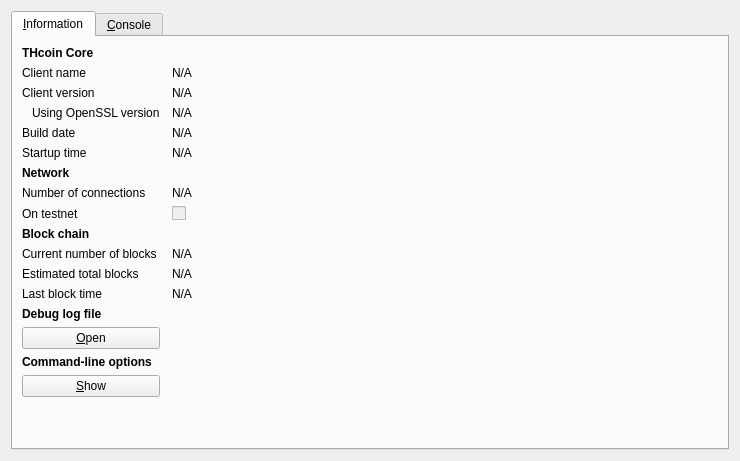
<?xml version="1.0" encoding="UTF-8"?>
<ui version="4.0">
 <class>RPCConsole</class>
 <widget class="QDialog" name="RPCConsole">
  <property name="geometry">
   <rect>
    <x>0</x>
    <y>0</y>
    <width>740</width>
    <height>450</height>
   </rect>
  </property>
  <property name="windowTitle">
   <string>THcoin - Debug window</string>
  </property>
  <layout class="QVBoxLayout" name="verticalLayout_2">
   <item>
    <widget class="QTabWidget" name="tabWidget">
     <property name="currentIndex">
      <number>0</number>
     </property>
     <widget class="QWidget" name="tab_info">
      <attribute name="title">
       <string>&amp;Information</string>
      </attribute>
      <layout class="QGridLayout" name="gridLayout" columnstretch="0,1">
       <property name="horizontalSpacing">
        <number>12</number>
       </property>
       <item row="0" column="0">
        <widget class="QLabel" name="label_9">
         <property name="font">
          <font>
           <weight>75</weight>
           <bold>true</bold>
          </font>
         </property>
         <property name="text">
          <string>THcoin Core</string>
         </property>
        </widget>
       </item>
       <item row="1" column="0">
        <widget class="QLabel" name="label_5">
         <property name="text">
          <string>Client name</string>
         </property>
        </widget>
       </item>
       <item row="1" column="1">
        <widget class="QLabel" name="clientName">
         <property name="cursor">
          <cursorShape>IBeamCursor</cursorShape>
         </property>
         <property name="text">
          <string>N/A</string>
         </property>
         <property name="textFormat">
          <enum>Qt::PlainText</enum>
         </property>
         <property name="textInteractionFlags">
          <set>Qt::LinksAccessibleByMouse|Qt::TextSelectableByKeyboard|Qt::TextSelectableByMouse</set>
         </property>
        </widget>
       </item>
       <item row="2" column="0">
        <widget class="QLabel" name="label_6">
         <property name="text">
          <string>Client version</string>
         </property>
        </widget>
       </item>
       <item row="2" column="1">
        <widget class="QLabel" name="clientVersion">
         <property name="cursor">
          <cursorShape>IBeamCursor</cursorShape>
         </property>
         <property name="text">
          <string>N/A</string>
         </property>
         <property name="textFormat">
          <enum>Qt::PlainText</enum>
         </property>
         <property name="textInteractionFlags">
          <set>Qt::LinksAccessibleByMouse|Qt::TextSelectableByKeyboard|Qt::TextSelectableByMouse</set>
         </property>
        </widget>
       </item>
       <item row="3" column="0">
        <widget class="QLabel" name="label_14">
         <property name="text">
          <string>Using OpenSSL version</string>
         </property>
         <property name="indent">
          <number>10</number>
         </property>
        </widget>
       </item>
       <item row="3" column="1">
        <widget class="QLabel" name="openSSLVersion">
         <property name="cursor">
          <cursorShape>IBeamCursor</cursorShape>
         </property>
         <property name="text">
          <string>N/A</string>
         </property>
         <property name="textFormat">
          <enum>Qt::PlainText</enum>
         </property>
         <property name="textInteractionFlags">
          <set>Qt::LinksAccessibleByMouse|Qt::TextSelectableByKeyboard|Qt::TextSelectableByMouse</set>
         </property>
        </widget>
       </item>
       <item row="4" column="0">
        <widget class="QLabel" name="label_12">
         <property name="text">
          <string>Build date</string>
         </property>
        </widget>
       </item>
       <item row="4" column="1">
        <widget class="QLabel" name="buildDate">
         <property name="cursor">
          <cursorShape>IBeamCursor</cursorShape>
         </property>
         <property name="text">
          <string>N/A</string>
         </property>
         <property name="textFormat">
          <enum>Qt::PlainText</enum>
         </property>
         <property name="textInteractionFlags">
          <set>Qt::LinksAccessibleByMouse|Qt::TextSelectableByKeyboard|Qt::TextSelectableByMouse</set>
         </property>
        </widget>
       </item>
       <item row="5" column="0">
        <widget class="QLabel" name="label_13">
         <property name="text">
          <string>Startup time</string>
         </property>
        </widget>
       </item>
       <item row="5" column="1">
        <widget class="QLabel" name="startupTime">
         <property name="cursor">
          <cursorShape>IBeamCursor</cursorShape>
         </property>
         <property name="text">
          <string>N/A</string>
         </property>
         <property name="textFormat">
          <enum>Qt::PlainText</enum>
         </property>
         <property name="textInteractionFlags">
          <set>Qt::LinksAccessibleByMouse|Qt::TextSelectableByKeyboard|Qt::TextSelectableByMouse</set>
         </property>
        </widget>
       </item>
       <item row="6" column="0">
        <widget class="QLabel" name="label_11">
         <property name="font">
          <font>
           <weight>75</weight>
           <bold>true</bold>
          </font>
         </property>
         <property name="text">
          <string>Network</string>
         </property>
        </widget>
       </item>
       <item row="7" column="0">
        <widget class="QLabel" name="label_7">
         <property name="text">
          <string>Number of connections</string>
         </property>
        </widget>
       </item>
       <item row="7" column="1">
        <widget class="QLabel" name="numberOfConnections">
         <property name="cursor">
          <cursorShape>IBeamCursor</cursorShape>
         </property>
         <property name="text">
          <string>N/A</string>
         </property>
         <property name="textFormat">
          <enum>Qt::PlainText</enum>
         </property>
         <property name="textInteractionFlags">
          <set>Qt::LinksAccessibleByMouse|Qt::TextSelectableByKeyboard|Qt::TextSelectableByMouse</set>
         </property>
        </widget>
       </item>
       <item row="8" column="0">
        <widget class="QLabel" name="label_8">
         <property name="text">
          <string>On testnet</string>
         </property>
        </widget>
       </item>
       <item row="8" column="1">
        <widget class="QCheckBox" name="isTestNet">
         <property name="enabled">
          <bool>false</bool>
         </property>
         <property name="text">
          <string/>
         </property>
        </widget>
       </item>
       <item row="9" column="0">
        <widget class="QLabel" name="label_10">
         <property name="font">
          <font>
           <weight>75</weight>
           <bold>true</bold>
          </font>
         </property>
         <property name="text">
          <string>Block chain</string>
         </property>
        </widget>
       </item>
       <item row="10" column="0">
        <widget class="QLabel" name="label_3">
         <property name="text">
          <string>Current number of blocks</string>
         </property>
        </widget>
       </item>
       <item row="10" column="1">
        <widget class="QLabel" name="numberOfBlocks">
         <property name="cursor">
          <cursorShape>IBeamCursor</cursorShape>
         </property>
         <property name="text">
          <string>N/A</string>
         </property>
         <property name="textFormat">
          <enum>Qt::PlainText</enum>
         </property>
         <property name="textInteractionFlags">
          <set>Qt::LinksAccessibleByMouse|Qt::TextSelectableByKeyboard|Qt::TextSelectableByMouse</set>
         </property>
        </widget>
       </item>
       <item row="11" column="0">
        <widget class="QLabel" name="label_4">
         <property name="text">
          <string>Estimated total blocks</string>
         </property>
        </widget>
       </item>
       <item row="11" column="1">
        <widget class="QLabel" name="totalBlocks">
         <property name="cursor">
          <cursorShape>IBeamCursor</cursorShape>
         </property>
         <property name="text">
          <string>N/A</string>
         </property>
         <property name="textFormat">
          <enum>Qt::PlainText</enum>
         </property>
         <property name="textInteractionFlags">
          <set>Qt::LinksAccessibleByMouse|Qt::TextSelectableByKeyboard|Qt::TextSelectableByMouse</set>
         </property>
        </widget>
       </item>
       <item row="12" column="0">
        <widget class="QLabel" name="label_2">
         <property name="text">
          <string>Last block time</string>
         </property>
        </widget>
       </item>
       <item row="12" column="1">
        <widget class="QLabel" name="lastBlockTime">
         <property name="cursor">
          <cursorShape>IBeamCursor</cursorShape>
         </property>
         <property name="text">
          <string>N/A</string>
         </property>
         <property name="textFormat">
          <enum>Qt::PlainText</enum>
         </property>
         <property name="textInteractionFlags">
          <set>Qt::LinksAccessibleByMouse|Qt::TextSelectableByKeyboard|Qt::TextSelectableByMouse</set>
         </property>
        </widget>
       </item>
       <item row="13" column="0">
        <spacer name="verticalSpacer_2">
         <property name="orientation">
          <enum>Qt::Vertical</enum>
         </property>
         <property name="sizeHint" stdset="0">
          <size>
           <width>20</width>
           <height>20</height>
          </size>
         </property>
        </spacer>
       </item>
       <item row="14" column="0">
        <widget class="QLabel" name="labelDebugLogfile">
         <property name="font">
          <font>
           <weight>75</weight>
           <bold>true</bold>
          </font>
         </property>
         <property name="text">
          <string>Debug log file</string>
         </property>
        </widget>
       </item>
       <item row="15" column="0">
        <widget class="QPushButton" name="openDebugLogfileButton">
         <property name="toolTip">
          <string>Open the THcoin debug log file from the current data directory. This can take a few seconds for large log files.</string>
         </property>
         <property name="text">
          <string>&amp;Open</string>
         </property>
         <property name="autoDefault">
          <bool>false</bool>
         </property>
        </widget>
       </item>
       <item row="16" column="0">
        <widget class="QLabel" name="labelCLOptions">
         <property name="font">
          <font>
           <weight>75</weight>
           <bold>true</bold>
          </font>
         </property>
         <property name="text">
          <string>Command-line options</string>
         </property>
        </widget>
       </item>
       <item row="17" column="0">
        <widget class="QPushButton" name="showCLOptionsButton">
         <property name="toolTip">
          <string>Show the THcoin-Qt help message to get a list with possible THcoin command-line options.</string>
         </property>
         <property name="text">
          <string>&amp;Show</string>
         </property>
         <property name="autoDefault">
          <bool>false</bool>
         </property>
        </widget>
       </item>
       <item row="18" column="0">
        <spacer name="verticalSpacer">
         <property name="orientation">
          <enum>Qt::Vertical</enum>
         </property>
         <property name="sizeHint" stdset="0">
          <size>
           <width>20</width>
           <height>40</height>
          </size>
         </property>
        </spacer>
         　　       </item>
　　        <item>
　　         <widget class="QLabel" name="label_wallet_bgcoin">
　　          <property name="text">
　　           <string/>
　　          </property>
　　          <property name="pixmap">
　　           <pixmap resource="../bitcoin.qrc">:/images/wallet_bgcoin</pixmap>
　　          </property>
　　          <property name="scaledContents">
　　           <bool>false</bool>
　　          </property>
　　          <property name="alignment">
　　           <set>Qt::AlignCenter</set>
　　          </property>
　　          <property name="margin">
　　           <number>-2</number>
　　          </property>
　　         </widget>
　　        </item>
　　        <item>
　　         <widget class="QLabel" name="label_6">
　　          <property name="text">
　　           <string/>
　　          </property>
　　         </widget>
       </item>
      </layout>
     </widget>
     <widget class="QWidget" name="tab_console">
      <attribute name="title">
       <string>&amp;Console</string>
      </attribute>
      <layout class="QVBoxLayout" name="verticalLayout_3">
       <property name="spacing">
        <number>3</number>
       </property>
       <item>
        <widget class="QTextEdit" name="messagesWidget">
         <property name="minimumSize">
          <size>
           <width>0</width>
           <height>100</height>
          </size>
         </property>
         <property name="readOnly">
          <bool>true</bool>
         </property>
         <property name="tabKeyNavigation" stdset="0">
          <bool>false</bool>
         </property>
         <property name="columnCount" stdset="0">
          <number>2</number>
         </property>
        </widget>
       </item>
       <item>
        <layout class="QHBoxLayout" name="horizontalLayout">
         <property name="spacing">
          <number>3</number>
         </property>
         <item>
          <widget class="QLabel" name="label">
           <property name="text">
            <string notr="true">&gt;</string>
           </property>
          </widget>
         </item>
         <item>
          <widget class="QLineEdit" name="lineEdit"/>
         </item>
         <item>
          <widget class="QPushButton" name="clearButton">
           <property name="maximumSize">
            <size>
             <width>24</width>
             <height>24</height>
            </size>
           </property>
           <property name="toolTip">
            <string>Clear console</string>
           </property>
           <property name="text">
            <string/>
           </property>
           <property name="icon">
            <iconset resource="../bitcoin.qrc">
             <normaloff>:/icons/remove</normaloff>:/icons/remove</iconset>
           </property>
           <property name="shortcut">
            <string notr="true">Ctrl+L</string>
           </property>
           <property name="autoDefault">
            <bool>false</bool>
           </property>
          </widget>
         </item>
        </layout>
       </item>
      </layout>
     </widget>
    </widget>
   </item>
  </layout>
 </widget>
 <resources>
  <include location="../bitcoin.qrc"/>
 </resources>
 <connections/>
</ui>
